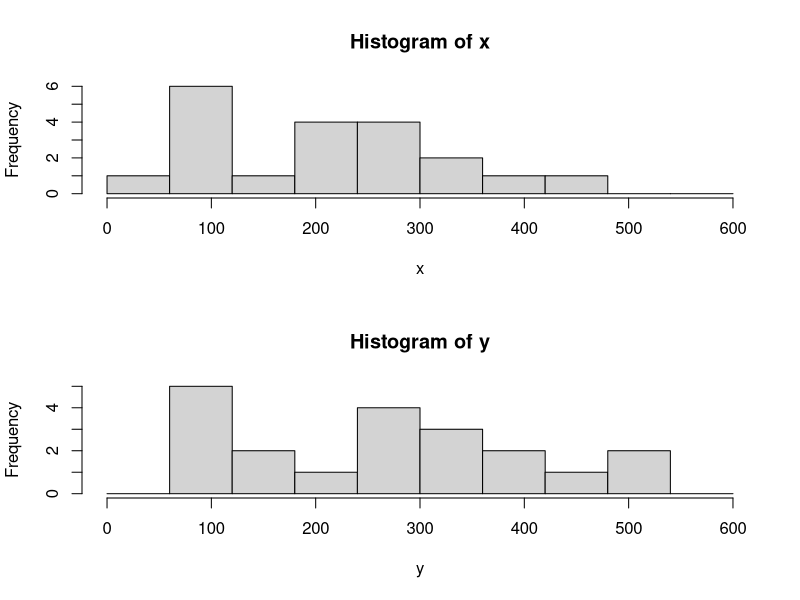

Generate this figure with R:

# 11.2.1 問題(1) ------------------------------------------------------------

# (1.1)
x <- c(290, 50, 80, 100, 200, 350, 430, 80, 210, 110, 70, 260, 220, 330, 170, 420, 80, 300, 290, 230)
y <- c(350, 70, 100, 130, 250, 430, 520, 100, 260, 140, 90, 320, 270, 400, 210, 510, 100, 370, 350, 280)

par(mfrow=c(2, 1))
hist(x, breaks=c(0, 60, 120, 180, 240, 300, 360, 420, 480, 540, 600))
hist(y, breaks=c(0, 60, 120, 180, 240, 300, 360, 420, 480, 540, 600))

mean(x)
median(x)

mean(y)
median(y)

varp <- function(x){
  標本分散 <- var(x) * ((length(x) -1)/length(x))
  標本分散
}

print(varp(x))
print(varp(y))

print(sqrt(varp(x)))
print(sqrt(varp(y)))

# (1.2)

